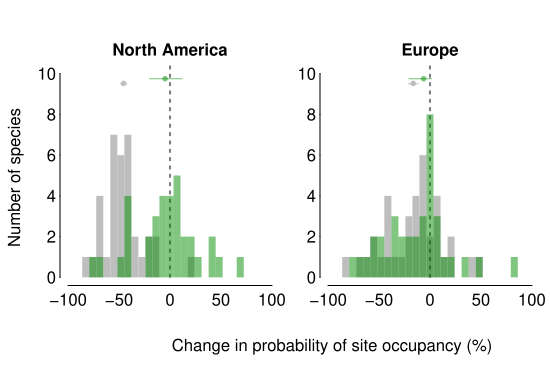

This chart was generated by the following R code:

source('soroye_reanalysis/src/initialize.R')

## ------------------------------------------------------------
## specify cases for multi-species components of plot

dir.AM <- 'soroye_reanalysis/saved/ms'
dir.EU <- 'soroye_reanalysis/saved/ms'

## case:
fn.AM <- 'detected_AM'
fn.EU <- 'detected_EU'

## ------------------------------------------------------------

## ------------------------------------------------------------
## load single-species output
load('soroye_reanalysis/saved/for_figures/delta.occ.soroye.RData', verbose=T)
## drop distinguendus for North America
delta.occ.AM.ss <- delta.occ.AM[names(delta.occ.AM)!='distinguendus']
delta.occ.EU.ss <- delta.occ.EU
## ------------------------------------------------------------

## ------------------------------------------------------------
## load multi-species runs and create quantities needed for plot

## calculate species-specific changes in occupancy
get.delta.occ <- function(sims.arr) {

  ## calculate delta.occ for figure
  psi.arr <- array(NA, dim=c(iter=dim(sims.arr)[1],
                             chain=dim(sims.arr)[2],
                             sp=my.data$nsp,
                             yr=2))
  for(sp in 1:my.data$nsp) {
    for(yr in 1:2) {
      mu.psi <- sims.arr[,,grep('^mu.psi$', vars)]
      psi.sp <- sims.arr[,,grep(sprintf('psi.sp\\[%d\\]',sp),vars)]
      psi.yr <- sims.arr[,,grep(sprintf('psi.yr\\[%d\\]',sp),vars)]
      psi.arr[,,sp,yr] <- mu.psi + psi.sp + psi.yr*(yr-1)
    }
  }

  ## expit before mean
  e.psi.arr <- expit(psi.arr)
  prop.psi.diff <- (e.psi.arr[,,,2]-e.psi.arr[,,,1])/e.psi.arr[,,,1]
  get.mean.bci <- function(x)
    c(mean=mean(x), quantile(x, p=c(0.025,0.975)))
  delta.occ <- apply(prop.psi.diff, 3, get.mean.bci)
  colnames(delta.occ) <- unique(my.data$sp.ID)
  delta.occ
}

## calculate mean/BCI for change in occupancy
get.delta.psi <- function(sims.arr) {
  psi.yr.1 <- expit(sims.arr[,,'mu.psi'])
  psi.yr.2 <- expit(sims.arr[,,'mu.psi'] + sims.arr[,,'mu.psi.yr'])
  psi.diff.chains <- (psi.yr.2-psi.yr.1)/psi.yr.1
  ## quantile(psi.diff.chains, p=c(0.025,0.975))
  c(mean=mean(psi.diff.chains),
    quantile(psi.diff.chains, p=c(0.025,0.975)))*100
}

fn <- fn.AM
load(sprintf('%s/%s.RData', dir.AM, fn), verbose=TRUE)
sims.arr <- aperm(sapply(res$mcmc, I, simplify='array'), c(1,3,2))
vars <- dimnames(sims.arr)[[3]]
delta.occ.AM.ms <- NA
delta.occ.AM.ms <- get.delta.occ(sims.arr)
psi.mean.bci.AM <- get.delta.psi(sims.arr)

fn <- fn.EU
load(sprintf('%s/%s.RData', dir.EU, fn), verbose=TRUE)
sims.arr <- aperm(sapply(res$mcmc, I, simplify='array'), c(1,3,2))
vars <- dimnames(sims.arr)[[3]]
delta.occ.EU.ms <- NA
delta.occ.EU.ms <- get.delta.occ(sims.arr)
psi.mean.bci.EU <- get.delta.psi(sims.arr)

## ------------------------------------------------------------

## ------------------------------------------------------------
## colours
col.ss <- make.transparent('darkgoldenrod3', alpha=0.5)
col.ms <- make.transparent('green4', alpha=0.5)

col.ss <- make.transparent('gray', alpha=1)
col.ms <- make.transparent('green4', alpha=0.5)
## col.ms <- make.transparent('red', alpha=0.5)
## ------------------------------------------------------------

make.fig <- function() {
  
  g <- function() {

    par(oma=c(1,1,0,0.5), mar=c(0.2, 2, 0, 0),
        mgp=c(1,0.2,0), tcl=0, cex.axis=1, cex.main=1, pty='s')

    breaks <- seq(from=-100,to=100,length=30)
    xlim <- c(-100,100)
    
    layout(matrix(1:2, 1, 2, byrow=TRUE))
    hist(delta.occ.AM.ss*100, breaks=breaks,
         col=col.ss, lty='blank',
         xlim=xlim, ylim=c(0,10), las=1,
         xlab='', ylab='', main='')
    title('North America', line=0.5)
    lines(x=c(0,0), y=c(0,14), col='black', lty=2)

    ## add mean + confidence interval
    points(x=-45.6,y=9.52,pch=16,cex=0.75,col=col.ss)
    arrows(x0=-45.6-3.4,
           y0=9.5,
           x1=-45.6+3.4,
           y1=9.5,
           col=col.ss,
           code=0, angle=90, length=0.02, lwd=1)

    if(length(delta.occ.AM.ms)>1) {
      hist(delta.occ.AM.ms['mean',]*100,
           breaks=breaks,
           col=col.ms, lty='blank', add=TRUE)

      ## add mean + BCI
      points(x=psi.mean.bci.AM['mean'],y=9.75,pch=16,cex=0.75,col=col.ms)
      arrows(x0=psi.mean.bci.AM['2.5%'],
             y0=9.75,
             x1=psi.mean.bci.AM['97.5%'],
             y1=9.75,
             col=col.ms,
             code=0, angle=90, length=0.02, lwd=1)
    }    

    hist(delta.occ.EU.ss*100,
         breaks=breaks,
         col=col.ss, lty='blank',
         xlim=xlim, ylim=c(0,10), las=1,
         xlab='', ylab='', main='')
    title('Europe', line=0.5)
    lines(x=c(0,0), y=c(0,14), col='black', lty=2)

    ## add mean + confidence interval
    points(x=-16.5,y=9.52,pch=16,cex=0.75,col=col.ss)
    arrows(x0=-16.5-4.9,
           y0=9.5,
           x1=-16.5+4.9,
           y1=9.5,
           col=col.ss,
           code=0, angle=90, length=0.02, lwd=1)

    if(length(delta.occ.EU.ms)>1) {
      hist(delta.occ.EU.ms['mean',]*100, breaks=breaks,
           col=col.ms, lty='blank', add=TRUE)

      ## add mean + BCI
      points(x=psi.mean.bci.EU['mean'],y=9.75,pch=16,cex=0.75,col=col.ms)
      arrows(x0=psi.mean.bci.EU['2.5%'],
             y0=9.75,
             x1=psi.mean.bci.EU['97.5%'],
             y1=9.75,
             col=col.ms,
             code=0, angle=90, length=0.02, lwd=1)
    }
    
    ## legend('topright',
    ##        legend=c('Survival',
    ##                 'Recruitment'),
    ##        lty=c(1,2),
    ##        bty='n')

    mtext('Number of species',
          side=2, line=-0.2, at=0.5, outer=TRUE)
    mtext('Change in probability of site occupancy (%)',
          side=1, line=-1, at=0.6, outer=TRUE)
  }
  
  pdf.f(g, 'soroye_reanalysis/figures/delta-occ.pdf',
        height=3.75, width=5.5)
}
make.fig()
